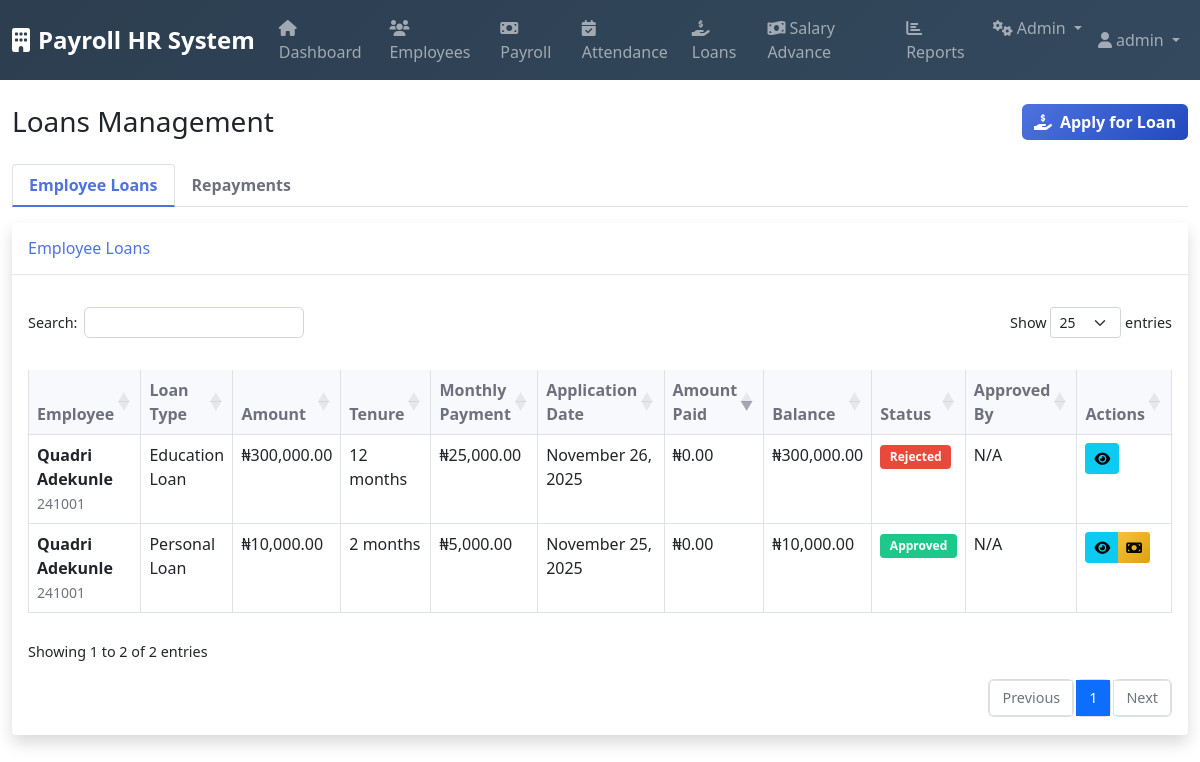
The app's page /modules/loans/index.php (signed in) with its own data.
### tables this page shows
CREATE TABLE `employee_loans` (
  `loan_id` int(11) NOT NULL,
  `employee_id` int(11) NOT NULL,
  `loan_type_id` int(11) NOT NULL,
  `loan_amount` decimal(12,2) NOT NULL,
  `currency` varchar(3) DEFAULT 'NGN',
  `application_date` date NOT NULL,
  `approval_date` date DEFAULT NULL,
  `disbursement_date` date DEFAULT NULL,
  `interest_rate` decimal(5,2) NOT NULL,
  `tenure_months` int(11) NOT NULL,
  `monthly_repayment` decimal(10,2) NOT NULL,
  `total_repayable_amount` decimal(12,2) NOT NULL,
  `start_repayment_date` date DEFAULT NULL,
  `end_repayment_date` date DEFAULT NULL,
  `remaining_balance` decimal(12,2) NOT NULL,
  `status` enum('pending','approved','disbursed','active','completed','defaulted','rejected') DEFAULT 'pending',
  `purpose` text DEFAULT NULL,
  `approved_by` int(11) DEFAULT NULL,
  `created_at` timestamp NOT NULL DEFAULT current_timestamp(),
  `updated_at` datetime DEFAULT NULL
);

CREATE TABLE `employees` (
  `employee_id` int(11) NOT NULL,
  `employee_code` varchar(50) NOT NULL,
  `company_id` int(11) NOT NULL,
  `title` enum('Mr','Mrs','Miss','Dr','Prof') DEFAULT NULL,
  `first_name` varchar(100) NOT NULL,
  `middle_name` varchar(100) DEFAULT NULL,
  `last_name` varchar(100) NOT NULL,
  `gender` enum('Male','Female') NOT NULL,
  `date_of_birth` date NOT NULL,
  `marital_status` enum('Single','Married','Divorced','Widowed') NOT NULL,
  `email` varchar(255) DEFAULT NULL,
  `phone_number` varchar(20) DEFAULT NULL,
  `alternate_phone` varchar(20) DEFAULT NULL,
  `residential_address` text DEFAULT NULL,
  `state_of_origin` varchar(100) DEFAULT NULL,
  `lga_of_origin` varchar(100) DEFAULT NULL,
  `nationality` varchar(100) DEFAULT 'Nigerian',
  `employee_type_id` int(11) NOT NULL,
  `department_id` int(11) NOT NULL,
  `employment_date` date NOT NULL,
  `confirmation_date` date DEFAULT NULL,
  `status` enum('active','inactive','suspended','terminated') DEFAULT 'active',
  `bank_id` int(11) DEFAULT NULL,
  `bank_name` varchar(255) DEFAULT NULL,
  `account_number` varchar(20) DEFAULT NULL,
  `account_name` varchar(255) DEFAULT NULL,
  `bvn` varchar(11) DEFAULT NULL,
  `pension_pin` varchar(50) DEFAULT NULL,
  `tax_id` varchar(50) DEFAULT NULL,
  `insurance_number` varchar(50) DEFAULT NULL,
  `tax_state` varchar(100) DEFAULT NULL,
  `created_at` timestamp NOT NULL DEFAULT current_timestamp(),
  `updated_at` timestamp NOT NULL DEFAULT current_timestamp() ON UPDATE current_timestamp()
);

CREATE TABLE `loan_types` (
  `loan_type_id` int(11) NOT NULL,
  `loan_name` varchar(255) NOT NULL,
  `description` text DEFAULT NULL,
  `interest_rate` decimal(5,2) NOT NULL,
  `max_amount` decimal(12,2) DEFAULT NULL,
  `max_tenure_months` int(11) DEFAULT NULL,
  `is_active` tinyint(1) DEFAULT 1
);

### modules/loans/index.php (the view, shortened to what this page needs)
<?php
require_once '../../includes/functions.php';
$database = new Database();
$db = $database->getConnection();
$body_class = "loans-page";
$loans = [];
try {
    $loans_query = "SELECT el.*, e.first_name, e.last_name, e.employee_code,
                           lt.loan_name, remaining_balance, lt.interest_rate,
                           CONCAT(approver.first_name, ' ', approver.last_name) as approver_name
                    FROM employee_loans el
                    JOIN employees e ON el.employee_id = e.employee_id
                    JOIN loan_types lt ON el.loan_type_id = lt.loan_type_id
                    LEFT JOIN employees approver ON el.approved_by = approver.employee_id
                    ORDER BY el.application_date DESC";
    $loans_stmt = $db->prepare($loans_query);
    $loans_stmt->execute();
    $loans = $loans_stmt->fetchAll(PDO::FETCH_ASSOC);
} catch (PDOException $e) {
    error_log("Loans management error: " . $e->getMessage());
    $message = '<div class="alert alert-danger">Error loading loans data.</div>';
}
include '../../includes/header.php';
?>
<div class="d-flex justify-content-between align-items-center mb-4">
    <h1 class="h3 mb-0 text-gray-800">Loans Management</h1>
    <div>
        <button class="btn btn-primary" data-bs-toggle="modal" data-bs-target="#applyLoanModal">
            <i class="fas fa-hand-holding-usd me-2"></i>Apply for Loan
        </button>
    </div>
</div>
<ul class="nav nav-tabs" id="loansTabs">
    <li class="nav-item">
        <a class="nav-link active" data-bs-toggle="tab" href="#loans">Employee Loans</a>
    </li>
    <li class="nav-item">
        <a class="nav-link" data-bs-toggle="tab" href="#repayments">Repayments</a>
    </li>
</ul>
<div class="tab-content mt-3">
    <div class="tab-pane fade show active" id="loans">
        <div class="card shadow">
            <div class="card-header py-3">
                <h6 class="m-0 font-weight-bold text-primary">Employee Loans</h6>
            </div>
            <div class="card-body">
                <div class="table-responsive">
                    <table class="table table-bordered" id="loansTable">
                        <thead>
                            <tr>
                                <th>Employee</th>
                                <th>Loan Type</th>
                                <th>Amount</th>
                                <th>Tenure</th>
                                <th>Monthly Payment</th>
                                <th>Application Date</th>
                                <th>Amount Paid</th>
                                <th>Balance</th>
                                <th>Status</th>
                                <th>Approved By</th>
                                <th>Actions</th>
                            </tr>
                        </thead>
                        <tbody>
                            <?php foreach ($loans as $loan): ?>
                            <tr>
                                <td>
                                    <strong><?php echo htmlspecialchars($loan['first_name'] . ' ' . $loan['last_name']); ?></strong><br>
                                    <small class="text-muted"><?php echo htmlspecialchars($loan['employee_code']); ?></small>
                                </td>
                                <td><?php echo htmlspecialchars($loan['loan_name']); ?></td>
                                <td><?php echo formatCurrency($loan['loan_amount']); ?></td>
                                <td><?php echo $loan['tenure_months']; ?> months</td>
                                <td><?php echo formatCurrency($loan['monthly_repayment']); ?></td>
                                <td><?php echo formatDate($loan['application_date']); ?></td>
                                <?php
                                $repaid_amount = $loan['loan_amount'] - $loan['remaining_balance'];
                                ?>
                                <td><?php echo formatCurrency($repaid_amount); ?></td>
                                <td><?php echo formatCurrency($loan['remaining_balance']); ?></td>
                                <td><?php echo getStatusBadge($loan['status']); ?></td>
                                <td><?php echo htmlspecialchars($loan['approver_name'] ?? 'N/A'); ?></td>
                                <td>
                                    <div class="btn-group btn-group-sm">
                                        <button class="btn btn-info view-loan"
                                                data-id="<?php echo $loan['loan_id']; ?>"
                                                title="View Details">
                                            <i class="fas fa-eye"></i>
                                        </button>
                                        <?php if (in_array($loan['status'], ['approved', 'active'])): ?>
                                        <button class="btn btn-warning add-repayment"
                                                data-id="<?php echo $loan['loan_id']; ?>"
                                                title="Add Repayment">
                                            <i class="fas fa-money-bill"></i>
                                        </button>
                                        <?php endif; ?>
                                    </div>
                                </td>
                            </tr>
                            <?php endforeach; ?>
                        </tbody>
                    </table>
                </div>
            </div>
        </div>
    </div>
</div>
<?php include '../../includes/footer.php'; ?>

### includes/header.php (shortened to what this page needs)
<?php
$is_logged_in = isset($_SESSION['user_id']);
$current_user = $is_logged_in ? [
    'full_name' => $_SESSION['full_name'] ?? '',
    'user_type' => $_SESSION['user_type'] ?? ''
] : null;
?>
<!DOCTYPE html>
<html lang="en">
<head>
    <link href="https://cdn.jsdelivr.net/npm/bootstrap@5.1.3/dist/css/bootstrap.min.css" rel="stylesheet">
    <link href="https://cdnjs.cloudflare.com/ajax/libs/font-awesome/6.0.0/css/all.min.css" rel="stylesheet">
    <link href="https://cdn.datatables.net/1.11.5/css/dataTables.bootstrap5.min.css" rel="stylesheet">
    <link href="<?= base_url('assets/css/styles.css'); ?>" rel="stylesheet">
</head>
<body class="<?php echo isset($body_class) ? $body_class : ''; ?>">
    <?php if ($is_logged_in): ?>
    <nav class="navbar navbar-expand-lg navbar-dark bg-dark">
        <div class="container-fluid">
            <a class="navbar-brand" href="<?= base_url('dashboard.php'); ?>">
                <i class="fas fa-building me-2"></i>Payroll HR System
            </a>
            <div class="collapse navbar-collapse" id="navbarNav">
                <ul class="navbar-nav me-auto">
                    <li class="nav-item">
                        <a class="nav-link" href="<?= base_url('dashboard.php'); ?>"><i class="fas fa-home me-1"></i>Dashboard</a>
                    </li>
                    <li class="nav-item">
                        <a class="nav-link" href="<?= base_url('modules/employees/'); ?>"><i class="fas fa-users me-1"></i>Employees</a>
                    </li>
                    <li class="nav-item">
                        <a class="nav-link" href="<?= base_url('modules/payroll/'); ?>"><i class="fas fa-money-bill me-1"></i>Payroll</a>
                    </li>
                    <li class="nav-item">
                        <a class="nav-link" href="<?= base_url('modules/attendance/'); ?>"><i class="fas fa-calendar-check me-1"></i>Attendance</a>
                    </li>
                    <li class="nav-item">
                        <a class="nav-link" href="<?= base_url('modules/loans/'); ?>"><i class="fas fa-hand-holding-usd me-1"></i>Loans</a>
                    </li>
                    <li class="nav-item">
                        <a class="nav-link" href="<?= base_url('modules/advance/'); ?>"><i class="fas fa-money-bill-wave me-1"></i>Salary Advance</a>
                    </li>
                    <li class="nav-item">
                        <a class="nav-link" href="<?= base_url('modules/reports/'); ?>"><i class="fas fa-chart-bar me-1"></i>Reports</a>
                    </li>
                    <?php if (in_array($_SESSION['user_type'], ['admin', 'hr_manager'])): ?>
                    <li class="nav-item dropdown">
                        <a class="nav-link dropdown-toggle" href="#" id="adminDropdown" role="button" data-bs-toggle="dropdown">
                            <i class="fas fa-cogs me-1"></i>Admin
                        </a>
                    </li>
                    <?php endif; ?>
                </ul>
                <ul class="navbar-nav">
                    <li class="nav-item dropdown">
                        <a class="nav-link dropdown-toggle" href="#" id="userDropdown" role="button" data-bs-toggle="dropdown">
                            <i class="fas fa-user me-1"></i><?php echo htmlspecialchars($current_user['full_name']); ?>
                        </a>
                    </li>
                </ul>
            </div>
        </div>
    </nav>
    <?php endif; ?>
    <main class="<?php echo $is_logged_in ? 'container-fluid mt-4' : ''; ?>">

### includes/functions.php (shortened to what this page needs)
<?php
function base_url($path = '') {
    return '/PAY/' . ltrim($path, '/');
}
function formatCurrency($amount, $currency = 'NGN') {
    $symbols = [
        'NGN' => '₦',
        'USD' => '$',
        'GBP' => '£',
        'EUR' => '€'
    ];
    $symbol = $symbols[$currency] ?? $currency . ' ';
    return $symbol . number_format($amount, 2);
}
function formatDate($date, $format = 'F j, Y') {
    return date($format, strtotime($date));
}
function getStatusBadge($status) {
    $statuses = [
        'pending' => 'warning',
        'approved' => 'success',
        'rejected' => 'danger',
        'completed' => 'info',
        'active' => 'primary',
        'disbursed' => 'info',
        'defaulted' => 'danger',
        'paid' => 'success',
        'overdue' => 'warning',
        'partial' => 'warning'
    ];
    $color = $statuses[strtolower($status)] ?? 'secondary';
    return '<span class="badge bg-' . $color . '">' . ucfirst($status) . '</span>';
}

### includes/footer.php (shortened to what this page needs)
    </main>
</body>
</html>

### assets/css/styles.css (style rules this page uses)
.loans-page .card { border: none; box-shadow: 0 0.15rem 1.75rem 0 rgba(58, 59, 69, 0.15); }
.loans-page .table th { border-top: none; font-weight: 600; color: #6e707e; }
.loans-page .btn-group-sm > .btn { padding: 0.25rem 0.5rem; }
.loans-page .nav-tabs .nav-link { color: #6e707e; font-weight: 600; }
.loans-page .nav-tabs .nav-link.active { color: #4e73df; border-bottom: 2px solid #4e73df; }
.card { border: none; box-shadow: 0 0.15rem 1.75rem 0 rgba(58, 59, 69, 0.15); transition: all 0.3s; }
.card-header { background: white; border-bottom: 1px solid #e3e6f0; font-weight: 700; }
.table th { border-top: none; font-weight: 700; color: #4e73df; background-color: #f8f9fc; }
.btn { border-radius: 0.35rem; font-weight: 600; transition: all 0.3s; }
.btn-primary { background: linear-gradient(135deg, #4e73df 0%, #224abe 100%); border: none; }
.btn-warning { background: linear-gradient(135deg, #f6c23e 0%, #dda20a 100%); border: none; }
.badge { font-weight: 600; padding: 0.5em 0.8em; }
.navbar-brand { font-weight: 800; font-size: 1.5rem; }
.navbar-dark { background: linear-gradient(135deg, #2c3e50 0%, #34495e 100%) !important; }
.text-primary { color: #4e73df !important; }
.bg-success { background-color: #1cc88a !important; }
.bg-danger { background-color: #e74a3b !important; }

### records on screen
employee_loans: employee.last_name "Quadri Adekunle", employee.employee_code "241001", loan_type.loan_name "Education Loan", loan_amount "₦300,000.00", tenure_months "12", monthly_repayment "₦25,000.00", application_date "November 26, 2025", formatCurrency($repaid_amount) "₦0.00", remaining_balance "₦300,000.00", status "Rejected", approver_name "N/A"
employee_loans: employee.last_name "Quadri Adekunle", employee.employee_code "241001", loan_type.loan_name "Personal Loan", loan_amount "₦10,000.00", tenure_months "2", monthly_repayment "₦5,000.00", application_date "November 25, 2025", formatCurrency($repaid_amount) "₦0.00", remaining_balance "₦10,000.00", status "Approved", approver_name "N/A"

### other values on screen
$current_user['full_name'] "admin"
